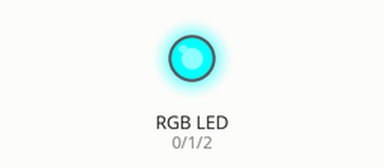
The sketch below on a simulated Arduino Uno, built with avr-gcc and run on an emulated ATmega328P. On the bench: an RGB LED mixed from three pins (HIGH = lit).

Above: at 0.5 s.
At 2.5 s:
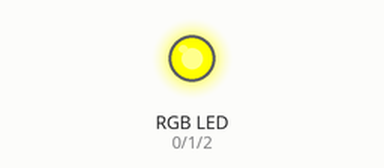
At 7.5 s:
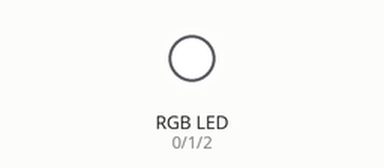
At 9.0 s:
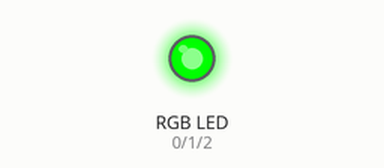
At 14.6 s:
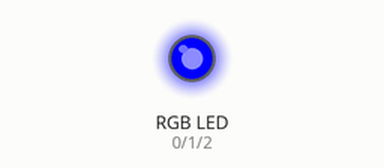
At 22.6 s:
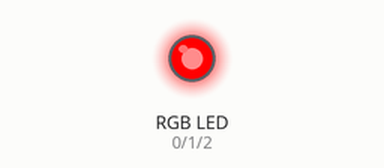
Timing chart, 0 to 23.6 s (numbered marks = the images above):
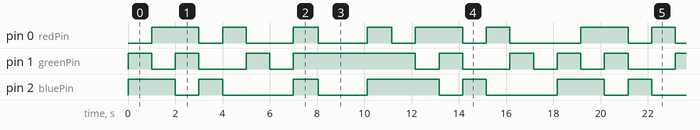

The sketch:

fade_effect.ino
```cpp
// Define the pin connections for RGB
const int redPin = 0;
const int greenPin = 1;
const int bluePin = 2 ;

const int delay_amt =40 ;
const int num = 5 ;
void setup() {
  // Set the RGB pins as outputs
  pinMode(redPin, OUTPUT);
  pinMode(greenPin, OUTPUT);
  pinMode(bluePin, OUTPUT);
  //cycleColors();


}

void loop() {

  cycleColors();
  for (int i = 255; i >= 0; i -= num) {
    setColor(i, 255, i);  // Fade blue out
    delay(delay_amt);
  }
  for (int i = 0; i <= 255; i += num) {
    setColor(i, 255, i);  // Fade blue in
    delay(delay_amt);
  }
  cycleColors();
}


// Function to cycle through basic colors
void cycleColors() {

  setColor(0, 255, 255);  // Red
  delay(1000);
  setColor(255, 0, 255);  // Green
  delay(1000);
  setColor(255, 255, 0);  // Blue
  delay(1000);
  setColor(0, 0, 255);  // Yellow
  delay(1000);
  setColor(255, 0, 0);  // Cyan
  delay(1000);
  setColor(0, 255, 0);  // Magenta
  delay(1000);
  setColor(0, 0, 0);  // White
  delay(1000);

}


// Function to set the color of the RGB LEDs
void setColor(int red, int green, int blue) {
  analogWrite(redPin, red);
  analogWrite(greenPin, green);
  analogWrite(bluePin, blue);
}
```

Measured:
- by itself, pin 2 (bluePin): repeats every 18.2 s: LOW 1.0 s, HIGH 1.0 s, LOW 3.0 s, HIGH 1.0 s, LOW 2.1 s, HIGH 3.0 s, LOW 1.0 s, HIGH 1.0 s, LOW 3.0 s, HIGH 2.0 s
- by itself, pin 0 (redPin): repeats every 18.2 s: LOW 1.0 s, HIGH 1.0 s, LOW 2.0 s, HIGH 1.0 s, LOW 2.1 s, HIGH 1.0 s, LOW 1.0 s, HIGH 2.0 s, LOW 1.0 s, HIGH 1.0 s, LOW 3.0 s, HIGH 2.0 s
- by itself, everything shown: repeats every 18.2 s, in 17 steps
